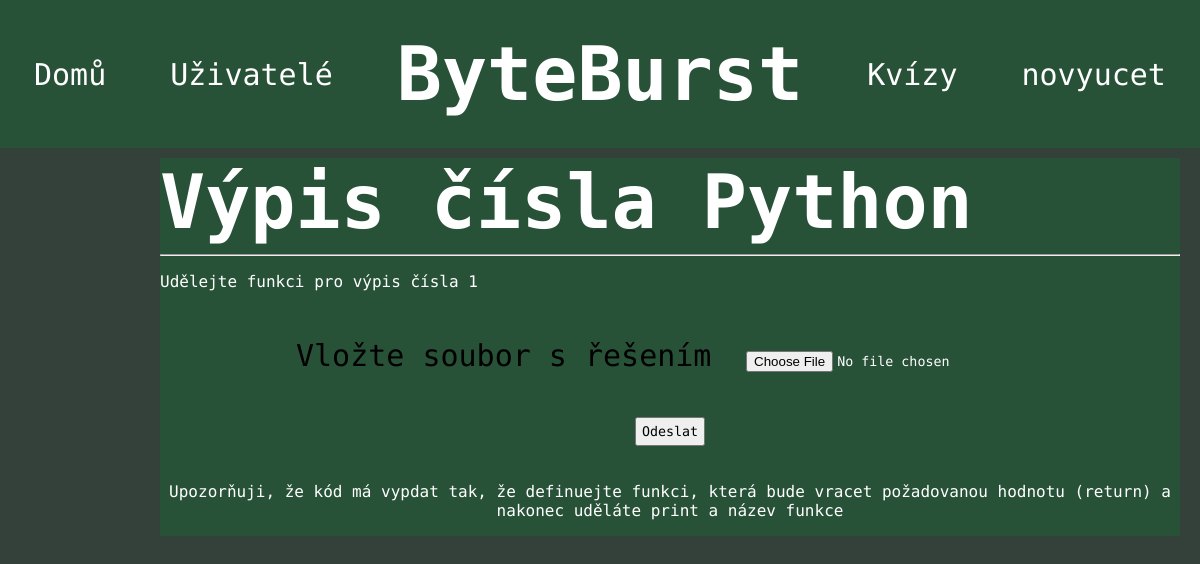
Screenshot of /uloha/1 (signed in) with the database file from the repository.
### tables this page shows
CREATE TABLE "task" (
	"id"	INTEGER,
	"title"	TEXT,
	"description"	TEXT,
	"output"	TEXT,
	"category_id"	INTEGER,
	"difficulty_id"	INTEGER,
	FOREIGN KEY("category_id") REFERENCES "category"("id"),
	PRIMARY KEY("id" AUTOINCREMENT)
);

### app.py (the view)
@app.route("/uloha/<task_id>", methods=["POST", "GET"])
def task(task_id):
    if not session.get("username"):
        return render_template("messages/error.html", message="Nelze dělat úlohy bez přihlášení!")
    if request.method=="POST":
        con = sqlite3.connect("database.db")
        cur = con.cursor()
        cur.execute("SELECT output FROM task WHERE id=?",(task_id)) #získání žádáného outputu napsaného programu z databáze
        solution=cur.fetchone()[0] #spojení výsledku dotazu do proměnné solution a její nastavení na nultý index
        file = request.files["file"] #získání složky z formuláře
        UPLOAD_FOLDER = "inputs/" #nastavení cesty pro ukládání jednotlivých inputů
        file_path = os.path.join(UPLOAD_FOLDER, file.filename) #spojení názvu souboru a zadané cesty do jedné cesty
        file.save(file_path) #uložení získanéo souboru pomocí získané cesty
        result = subprocess.run(["python", file_path], capture_output=True, text=True, check=True) #spuštění souboru na zadané cestěpomocí pythonu
        output = result.stdout.strip()  # Výstup skriptu
        if str(output)==str(solution): # v případě, že se text výstupu rovná zadanému kódu, zobrazí se zpráva
            print(session["id"])
            cur.execute("UPDATE task_statistics SET value=value+? WHERE user_id=?", (1,session["id"])) #inkrementace počtu vyřešených úloh
            con.commit()
            return render_template("messages/error.html", message="Gratulujeme! Zadaný kód je správný!")
        else:
            return render_template("messages/error.html", message="Litujeme, to není správné řešení")
    else:
        con = sqlite3.connect("database.db")
        cur = con.cursor()
        cur.execute("SELECT * FROM task WHERE id=?",(task_id)) #vybrání všeho z tabulky task
        task=cur.fetchone() #spojení jednoho výsledku dotazu do proměnné task
        cur.execute("SELECT name FROM category WHERE id=?", (str(task[4]), )) #vybrání názvu kategorie z tabulky kategorie, kde id se rovná category_id z task
        categories=cur.fetchone() #spojení výsledku dotazu do proměnné categories
        con.close()
        return render_template("pages/uloha.html", task=task, categories=categories) #přesměrování na stránku uloha s předáním hodnot task a categories

### templates/pages/uloha.html (shortened to what this page needs)
{% extends "layout/header.html" %}
{% block content %}
<div style="top: 10px; position: relative;">
<div class="task-menu">
    <h1 style="margin: auto;">{{ task[1] }}</h1>
    <hr>
    <p>{{ task[2] }}</p>
    <br>
    <div style="margin: auto; text-align: center;">
        <form action="{{ url_for('task', task_id=task[0]) }}" method="POST" enctype="multipart/form-data">
            <label for="file">Vložte soubor s řešením</label>
            <input type="file" id="file" name="file" accept=".py"><br>
            <input style="color: black;" type="submit" name="" id="" value="Odeslat">
        </form>
    <p>Upozorňuji, že kód má vypdat tak, že definuejte funkci, která bude vracet požadovanou hodnotu (return) a nakonec uděláte print a název funkce</p>
    </div>
</div>
</div>
{% endblock %}

### static/css/style.css (style rules this page uses)
* { font-family: "Ubuntu Mono", monospace; color: white; }
:root { --background-green:#285238; --hover-green:#007C41; --active-green:#01D758; --page-background: #34403A; }
body { margin: 0; padding: 0; background-color: #34403A; }
h1 { font-size: 75px; display: inline-block; text-align: center; margin: auto; position: relative; }
.quiz-choice input, select, label, option { margin-top: 60px; margin-bottom: 60px; font-size: 30px; color: black; }
.quiz-content-form label,input { color: white; margin: 20px; padding: 5px; }
.task-menu { width: 85%; float: right; right: 20px; position: relative; background-color: var(--background-green); }

### rows the page displays
task: title "Výpis čísla Python", description "Udělejte funkci pro výpis čísla 1"

### other values shown
{{ session["username"] }} "novyucet"
